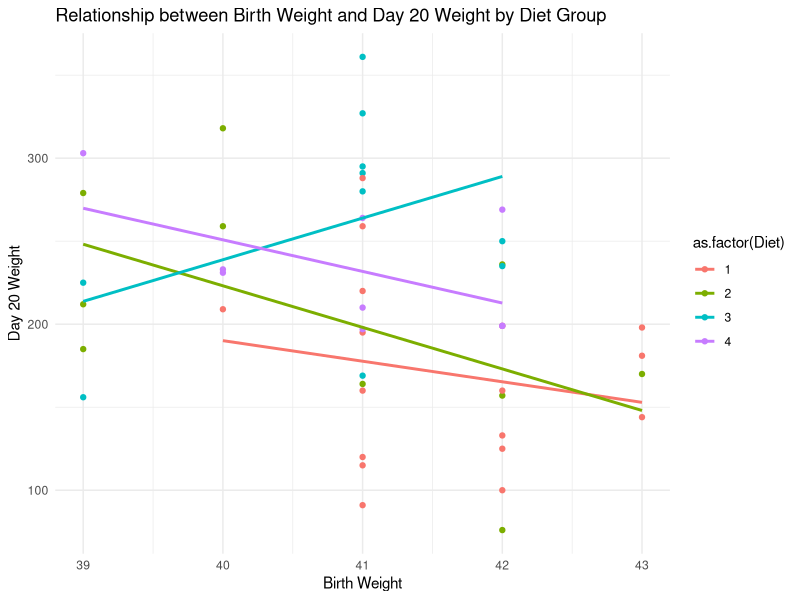
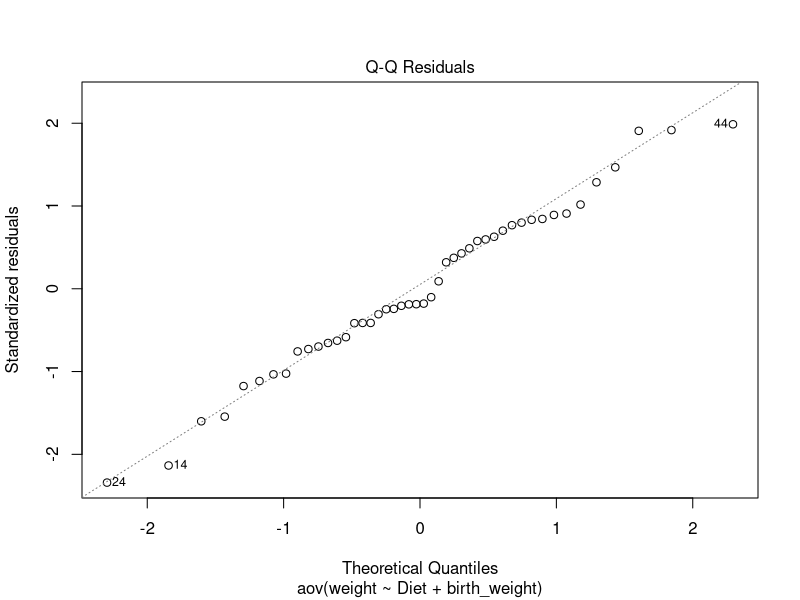
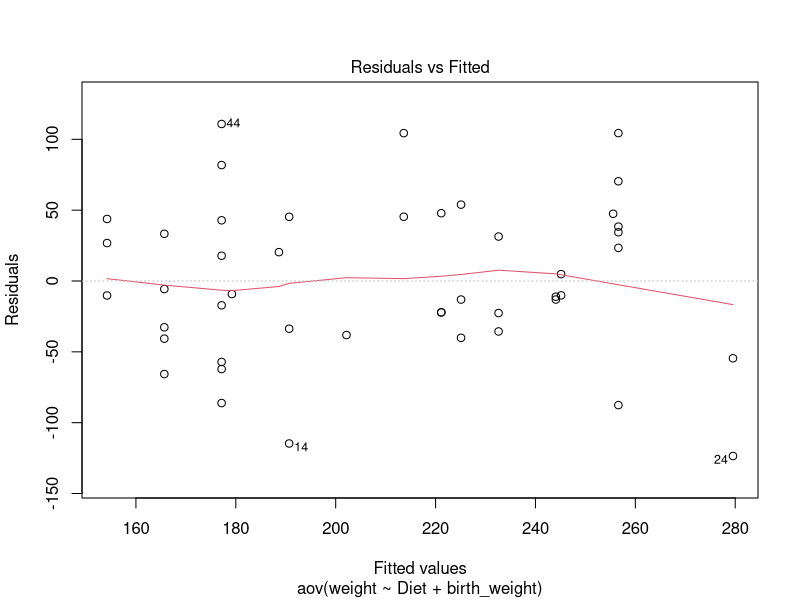

R code for these plots, in order:
## ---- chunk 1
knitr::opts_chunk$set(echo = TRUE)
## ---- chunk 2
# Load the ChickWeight dataset
data("ChickWeight")
head(ChickWeight)

# Filter data for Day 20 only
day20_data <- subset(ChickWeight, Time == 20)
day20_data
## ---- chunk 3
# Perform ANOVA
anova_no_adjust <- aov(weight ~ Diet, data = day20_data)

# Summary of the ANOVA
summary(anova_no_adjust)
## ---- chunk 4
# Get birth weight data for each chick at time = 0
birth_weight <- ChickWeight[ChickWeight$Time == 0, c("Chick", "weight")]
colnames(birth_weight)[2] <- "birth_weight"

# Merge birth weight with Day 20 data
day20_data <- merge(day20_data, birth_weight, by = "Chick")

# Perform ANCOVA
ancova_model <- aov(weight ~ Diet + birth_weight, data = day20_data)

# Summary of the ANCOVA
summary(ancova_model)

# Load the emmeans package for LS Means
library(emmeans)

# Calculate LS Means for Diet groups adjusted for birth weight
lsmeans <- emmeans(ancova_model, ~ Diet)
lsmeans
## ---- chunk 5
# Get birth weight data for each chick at time = 0
birth_weight <- ChickWeight[ChickWeight$Time == 0, c("Chick", "weight")]
colnames(birth_weight)[2] <- birth_weight

# Merge birth weight with Day 20 data
day20_data <- merge(day20_data, birth_weight, by = "Chick")

# Perform ANCOVA
ancova_model <- aov(weight ~ Diet + birth_weight, data = day20_data)

# Summary of the ANCOVA
summary(ancova_model)

# Load the emmeans package for LS Means
library(emmeans)

# Calculate LS Means for Diet groups adjusted for birth weight
lsmeans <- emmeans(ancova_model, ~ Diet)
lsmeans
## ---- chunk 6
# Linearity: Scatter plot for each diet group with a linear regression line
library(ggplot2)
ggplot(day20_data, aes(x = birth_weight, y = weight, color = as.factor(Diet))) +
  geom_point() +
  geom_smooth(method = "lm", se = FALSE) +  # Linear regression line
  labs(title =
         "Relationship between Birth Weight and Day 20 Weight by Diet Group",
       x = "Birth Weight", y = "Day 20 Weight") +
  theme_minimal()

# Parallelism: Test by including interaction term
ancova_parallel <- aov(weight ~ Diet * birth_weight, data = day20_data)
summary(ancova_parallel)

# Normality: Q-Q plot and Shapiro-Wilk test for residuals
plot(ancova_model, which = 2)  # Q-Q plot
shapiro.test(residuals(ancova_model))  # Shapiro-Wilk test

# Homoscedasticity: Residuals vs Fitted plot and Breusch-Pagan test
plot(ancova_model, which = 1)  # Residuals vs Fitted plot
library(lmtest)
bptest(ancova_model)  # Breusch-Pagan test for homoscedasticity

# Independence: Durbin-Watson test for autocorrelation in residuals
library(car)
durbinWatsonTest(ancova_model)
## ---- chunk 7
pairwise.t.test(day20_data$weight,
                day20_data$Diet, p.adjust.method = "bonferroni")
## ---- chunk 8
# Tukey's HSD test
tukey_result <- TukeyHSD(anova_no_adjust)
tukey_result
## ---- chunk 9
kruskal.test(weight ~ Diet, data = day20_data)
